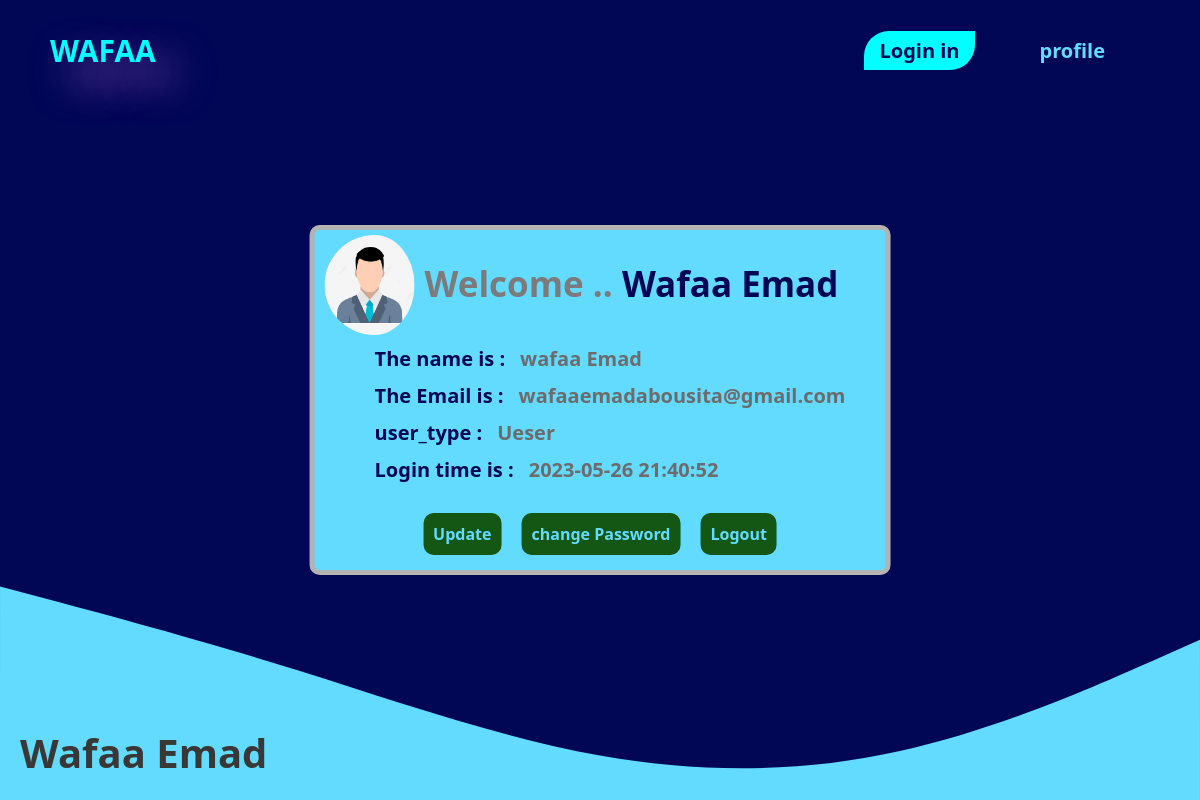
Screenshot of /page_user.php (signed in) with the database file from the repository.
### tables this page shows
CREATE TABLE `users` (
  `id` int(15) NOT NULL,
  `name` varchar(50) NOT NULL,
  `email` varchar(50) NOT NULL,
  `password` varchar(50) NOT NULL,
  `role` int(1) NOT NULL COMMENT 'ueser=2,admin=1',
  `created_at` datetime DEFAULT current_timestamp()
);

### class.php (called while the page is built, shortened)
<?php
class DB_con{
    private $con;
  function __construct(){
     $this->con = new mysqli(DB_SERVER,DB_USER,DB_PASS,DB_NAME);
     if ($this->con->connect_error){
      echo "Failed to connect to MySQL: " . $this->con->connect_error;
     }else{
      return $this->con;
      }
    }
   public function FetchRecord($id){
      $db_users = "SELECT *FROM users WHERE id='$id'";
      $res=$this->con->query($db_users);
      return $res;
    }
}
?>

### page_user.php (the view, shortened to what this page needs)
<?php
include_once("class.php");
 $show = new DB_con();
 $user_id=$_SESSION["user_id"];
 if(isset($user_id)){
  $sql=$show->FetchRecord($user_id);
  if($sql->num_rows>0){
   $row=$sql->fetch_assoc();
   $n =$row["name"];
   $e =$row["email"];
   $time=$row["created_at"];
  }
 } else{
  header('location:login.php');
 }
  ?>
<!DOCTYPE html>
<html lang="en">
<head>
    <link rel="stylesheet" href="./style/w.css">
</head>
<body>
<header>
<h class="logo"> wafaa  </h>
    <ul>
      <li><a href="login.php" class="home">Login in</a></li>
      <li><a href="profile.php" > profile </a></li>
    </ul>
  </header>
   <img class="wave" src="./img/w.svg">
   <div class="contener">
      <div class="card-header">
      <img  class="img_user" src="./img/img2.jpg">
           <h3> Welcome ..  <span><?php echo ucfirst( $_SESSION["user_name"] ); ?></span></h3>
      </div>
      <div class="view">
        <h4> The name is : </h4>
        <p> <?php echo $n ; ?></p>
      </div>
      <div class="view">
        <h4> The Email is : </h4>
        <p> <?php echo  $e ; ?></p>
      </div>
      <div class="view">
        <h4> user_type : </h4>
        <p> Ueser</p>
      </div>
      <div class="view">
        <h4> Login time is : </h4>
        <p> <?php echo  $time ; ?></p>
      </div>
     <div class="button_user">
     <a class='w1' href='updateUser.php?id=<?php  echo $row["id"];?>'> Update</a>
     <a class='w1' href='change_pass.php?id=<?php  echo $row["id"];$_SESSION["page"]=2;?>'> change Password</a>
     <a class='w1' href='logout.php'> Logout</a>
     </div>
   </div>
   <div>
<footer > Wafaa Emad</footer>
</div>
</body>
</html>

### style/w.css (style rules this page uses)
* { margin: 0; padding: 0px; box-sizing: border-box; }
body { height: 100%; font-family: system-ui; background-color: #010655; min-height: 100%; display: flex; flex-direction: column; }
.wave { position: fixed; bottom: 0; left: 0; width: 100%; }
h3 { font-weight: bold; color: #7c7a7a; font-size: 35px; }
h4 { font-weight: bold; color: #7c7a7a; font-size: 30px; padding-left: 20px; }
header { display: flex; justify-content: space-between; align-items: center; margin: 20px; position: relative; padding: 10px 20px 10px 30px; }
header .logo { font-size:30px ; color: aqua; font-weight: bold; text-transform: uppercase; text-shadow: 20px 20px 40px #b56fd6; }
header ul { display: flex; justify-content: center; align-items: center; list-style: none; font-size: 20px; }
header ul li { margin-right: 30px; }
header ul li a { padding: 6px 15px ; }
header ul li a:hover,.home { background-color:aqua; color: #010655; font-size: 20px; border-radius: 25px 0 25px 0; }
a { color: #63DBFF; text-decoration: none; font-weight: bold; margin: 10px; }
footer { bottom: 0px ; left: 0; color: rgb(58, 55, 55); font-weight: bold; margin-top: 300px; font-size: 40px; position: fixed; padding: 20px; }
.w1 { background-color: rgb(20, 87, 20); padding: 10px; border-radius: 10px; }
.contener { position:absolute; top:50%; left:50% ; transform: translate(-50%,-50%); height: 350px; border: 5px solid #b3b3b3; border-radius: 10px; transition: 0.5s ease; padding: 30px; background-color: #63DBFF; }
.img_user { width: 100px; height: 100px; margin-top: -25px; border-radius: 50%; margin-left: -20px; padding-right: 10px; }
.card-header { display: flex; }
.view { display: flex; margin: 10px; padding: 0Px; }
.view h4 { padding-right: 15px; color: #010655; font-weight: bold; font-size: 20px; }
.view p { color: #6d6b6b; font-weight: bold; font-size: 20px; }
.button_user { display: flex; justify-content: center; margin-top: 20px; }
span { color: #010655; }

### rows the page displays
users: name "wafaa Emad", email "wafaaemadabousita@gmail.com", created_at "2023-05-26 21:40:52"

### other values shown
$_SESSION["user_name"] "Wafaa Emad"
